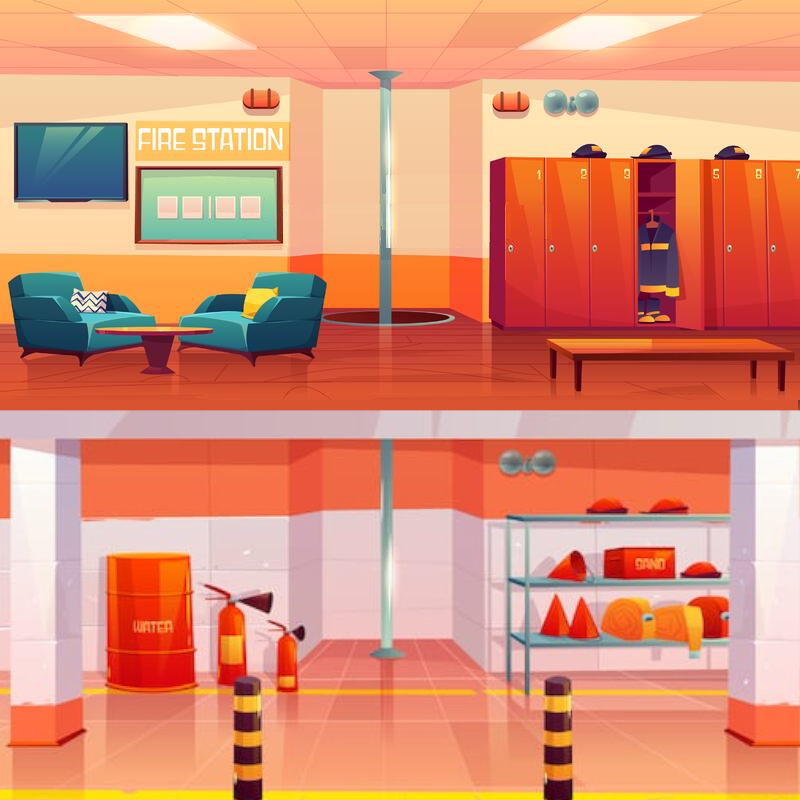

The image is a tile-based game level rendered from a .tmx file. Its description and source (layers, tilesets, objects; grid data summarised) follow:
An orthogonal 50x50 tile map with 16x16 px tiles, 1 tile layer (Tile Layer 1).

<map version="1.4" tiledversion="1.4.1" orientation="orthogonal" renderorder="right-down" width="50" height="50" tilewidth="16" tileheight="16" infinite="0" nextlayerid="2" nextobjectid="1">
 <tileset firstgid="1" source="fire-station-interior.tsx" />
 <layer id="1" name="Tile Layer 1" width="50" height="50">
  <data>[2500 cells, 2500 non-empty, 2500 distinct tile ids]</data>
 </layer>
</map>
